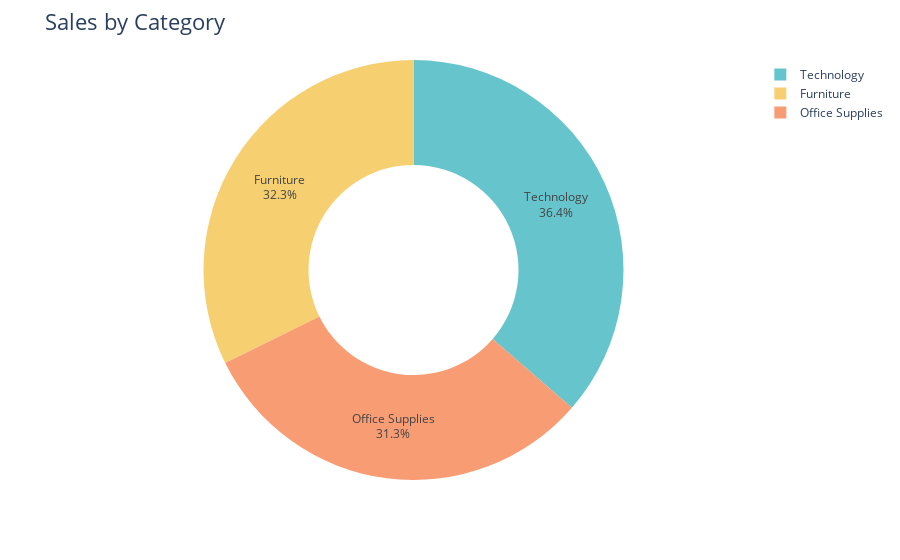

This figure's notebook cell:
### Code cell
sales_by_category = data.groupby('Category')['Sales'].sum().reset_index()


fig = px.pie(sales_by_category, 
             values='Sales', 
             names='Category', 
             hole=0.5, 
             color_discrete_sequence=px.colors.qualitative.Pastel)

fig.update_traces(textposition='inside', textinfo='percent+label')
fig.update_layout(title_text='Sales by Category', title_font=dict(size=22))

fig.show()

### Figure 1 — Plotly figure (JSON) as saved in the notebook; plotly's stock layout.template omitted (floating-point values rounded to 4 significant figures)
{"data": [{"domain": {"x": [0, 1], "y": [0, 1]}, "hole": 0.5, "hovertemplate": "Category=%{label}<br>Sales=%{value}<extra></extra>", "labels": ["Furniture", "Office Supplies", "Technology"], "legendgroup": "", "name": "", "showlegend": true, "textinfo": "percent+label", "textposition": "inside", "type": "pie", "values": [742000.0, 719000.0, 836200.0]}], "layout": {"legend": {"tracegroupgap": 0}, "margin": {"t": 60}, "piecolorway": ["rgb(102, 197, 204)", "rgb(246, 207, 113)", "rgb(248, 156, 116)", "rgb(220, 176, 242)", "rgb(135, 197, 95)", "rgb(158, 185, 243)", "rgb(254, 136, 177)", "rgb(201, 219, 116)", "rgb(139, 224, 164)", "rgb(180, 151, 231)", "rgb(179, 179, 179)"], "title": {"font": {"size": 22}, "text": "Sales by Category"}}}
